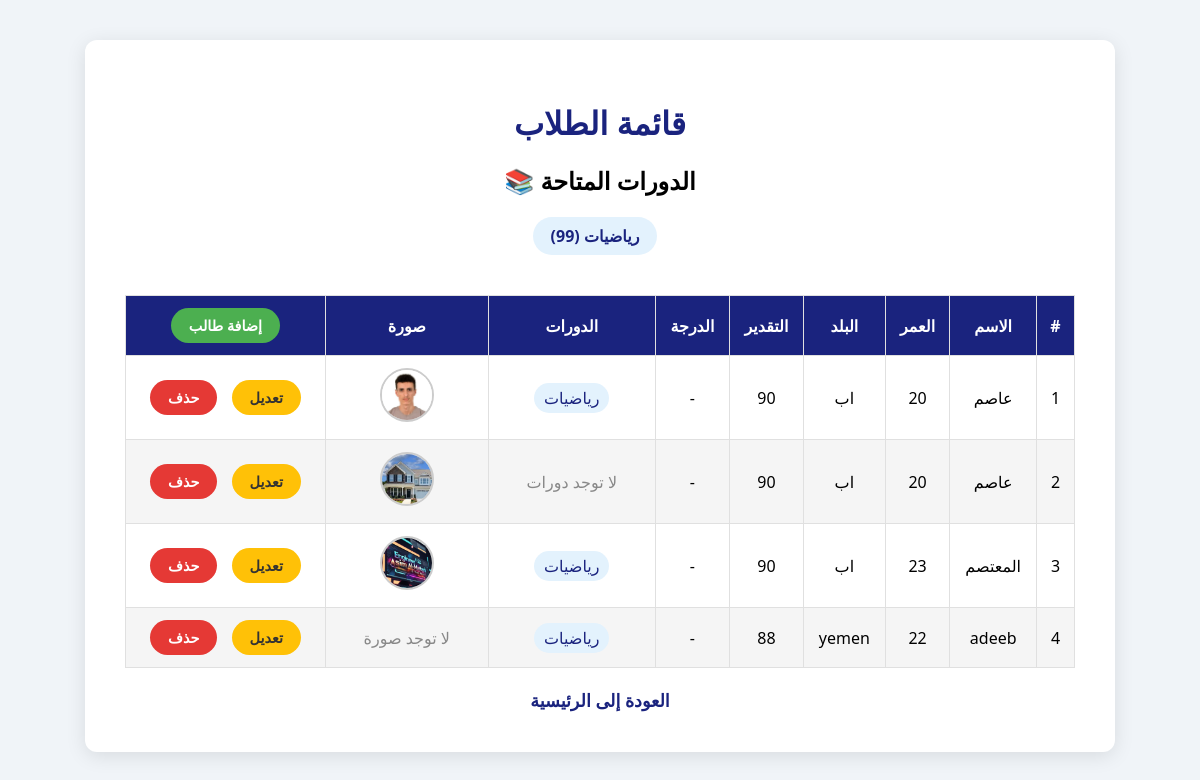
Screenshot of /page/students/ with the database file from the repository.
### page/models.py (models this page shows, shortened)
class Course(models.Model):
    name = models.CharField(max_length=100)
    code = models.CharField(max_length=20)
    hours = models.PositiveIntegerField()
    instructor = models.CharField(max_length=100)

class Student(models.Model):
    name = models.CharField(max_length=100)
    age = models.PositiveIntegerField()
    country = models.CharField(max_length=50)
    grade = models.CharField(max_length=5)
    courses = models.ManyToManyField('Course', related_name='students', blank=True)
    photo = models.ImageField(upload_to='students/', blank=True, null=True)

### page/views.py (the view)
# urls.py: path('students/', views.students_list, name='students_list'),
def students_list(request):
    students = Student.objects.all()
    grades_map = {'A+': 100, 'A': 95, 'A-': 90, 'B+': 85, 'B': 80, 'B-': 75, 'C+': 70, 'C': 65, 'C-': 60, 'D': 50, 'F': 0}
    total = 0
    count = 0
    for s in students:
        val = grades_map.get(s.grade.upper(), None)
        if val is not None:
            total += val
            count += 1
    avg = total / count if count else None
    from .models import Course
    courses = Course.objects.all()
    return render(request, 'page/three.html', {'students': students, 'avg': avg, 'courses': courses})

### templates/page/three.html (shortened to what this page needs)
<!DOCTYPE html>
<html lang="ar">
<head>
</head>
<body>
  <div class="container">
    <h1>قائمة الطلاب</h1>
        <h2 style="text-align:center;">الدورات المتاحة 📚</h2>
    <ul class="course-list">
      {% for course in courses %}
        <li>{{ course.name }} ({{ course.code }})</li>
      {% empty %}
        <li class="empty-message">لا توجد دورات مسجلة.</li>
      {% endfor %}
    </ul>
        <table>
      <thead>
        <tr>
          <th>#</th>
          <th>الاسم</th>
          <th>العمر</th>
          <th>البلد</th>
          <th>التقدير</th>
          <th>الدرجة</th>
          <th>الدورات</th>
          <th>صورة</th>
          <th>
            <a href="{% url 'page:student_add' %}" class="btn btn-add">إضافة طالب</a>
          </th>
        </tr>
      </thead>
      <tbody>
        {% for student in students %}
        <tr>
          <td>{{ forloop.counter }}</td>
          <td>{{ student.name }}</td>
          <td>{{ student.age }}</td>
          <td>{{ student.country }}</td>
          <td>{{ student.grade }}</td>
          <td>
                        {% with g=student.grade|upper %}
              {% if g == 'A+' %}100
              {% elif g == 'A' %}95
              {% elif g == 'A-' %}90
              {% elif g == 'B+' %}85
              {% elif g == 'B' %}80
              {% elif g == 'B-' %}75
              {% elif g == 'C+' %}70
              {% elif g == 'C' %}65
              {% elif g == 'C-' %}60
              {% elif g == 'D' %}50
              {% elif g == 'F' %}0
              {% else %}-
              {% endif %}
            {% endwith %}
          </td>
          <td>
            {% for course in student.courses.all %}
              <span style="background:#e3f2fd;color:#1a237e;padding:4px 10px;border-radius:15px;margin:2px;display:inline-block;">{{ course.name }}</span>
            {% empty %}
              <span class="empty-message">لا توجد دورات</span>
            {% endfor %}
          </td>
          <td>
            {% if student.photo %}
              <img src="{{ student.photo.url }}" alt="صورة الطالب" class="student-photo">
            {% else %}
              <span class="empty-message">لا توجد صورة</span>
            {% endif %}
          </td>
          <td>
            <a href="{% url 'page:student_edit' student.pk %}" class="btn btn-edit">تعديل</a>
            <a href="{% url 'page:student_delete' student.pk %}" class="btn btn-delete">حذف</a>
          </td>
        </tr>
        {% empty %}
        <tr>
          <td colspan="9" class="empty-message">لا يوجد طلاب مسجلون حاليًا.</td>
        </tr>
        {% endfor %}
      </tbody>
    </table>
        <a class="back" href="/">العودة إلى الرئيسية</a>
  </div>
</body>
</html>

### templates/page/three.html (style rules this page uses)
body { font-family: 'Segoe UI', Tahoma, Geneva, Verdana, sans-serif; background: #f0f4f8; direction: rtl; text-align: right; }
.container { max-width: 950px; margin: 40px auto; background: #ffffff; border-radius: 12px; box-shadow: 0 4px 20px rgba(0, 0, 0, 0.1); padding: 40px; }
h1 { color: #1a237e; text-align: center; margin-bottom: 20px; }
table { width: 100%; border-collapse: collapse; margin-top: 30px; }
th, td { padding: 12px; border: 1px solid #e0e0e0; text-align: center; }
th { background: #1a237e; color: #fff; font-weight: 600; }
tr:nth-child(even) { background: #f5f5f5; }
.btn { display: inline-block; padding: 8px 18px; border-radius: 20px; font-size: 0.9em; font-weight: 600; text-decoration: none; margin: 0 5px; transition: background 0.3s, color 0.3s; }
.btn-add { background: #4caf50; color: #fff; }
.btn-edit { background: #ffc107; color: #333; }
.btn-delete { background: #e53935; color: #fff; }
.course-list { list-style: none; padding: 0; margin: 20px auto; text-align: center; }
.course-list li { display: inline-block; margin: 0 10px 10px 0; padding: 8px 18px; background: #e3f2fd; color: #1a237e; border-radius: 20px; font-weight: 600; }
.student-photo { width: 50px; height: 50px; border-radius: 50%; object-fit: cover; border: 2px solid #ccc; }
.back { display: block; margin: 20px auto 0; text-align: center; color: #1a237e; text-decoration: none; font-weight: bold; font-size: 1.1em; transition: color 0.3s; }
.empty-message { text-align: center; color: #888; padding: 20px; }

### rows the page displays
Course: name "رياضيات", code "99"
Student: name "عاصم", age "20", country "اب", grade "90", photo (picture)
Student: name "عاصم", age "20", country "اب", grade "90", photo (picture)
Student: name "المعتصم", age "23", country "اب", grade "90", photo (picture)
Student: name "adeeb", age "22", country "yemen", grade "88", photo "لا توجد صورة"
